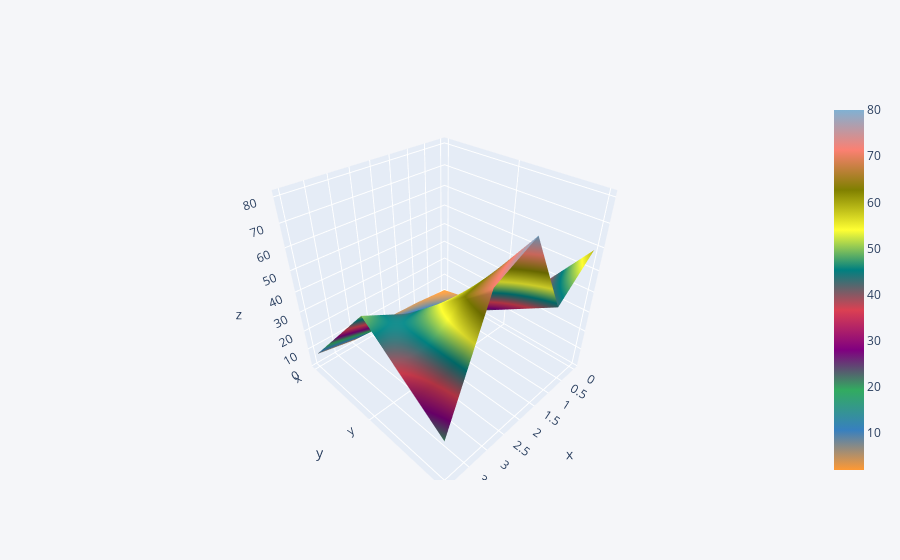

The notebook cell this image was saved under:
### Code cell
df3.iplot(kind='surface')

### Figure 1 — Plotly figure (JSON) as saved in the notebook; plotly's stock layout.template omitted (floating-point values rounded to 4 significant figures)
{"data": [{"colorscale": [[0, "rgb(255, 153, 51)"], [0.1111, "rgb(55, 128, 191)"], [0.2222, "rgb(50, 171, 96)"], [0.3333, "rgb(128, 0, 128)"], [0.4444, "rgb(219, 64, 82)"], [0.5556, "rgb(0, 128, 128)"], [0.6667, "rgb(255, 255, 51)"], [0.7778, "rgb(128, 128, 0)"], [0.8889, "rgb(251, 128, 114)"], [1, "rgb(128, 177, 211)"]], "type": "surface", "x": [0, 1, 2, 3, 4], "y": ["x", "y", "z"], "z": [[2, 4, 5, 3, 7], [10, 20, 30, 40, 50], [59, 43, 80, 71, 21]]}], "layout": {"legend": {"bgcolor": "#F5F6F9", "font": {"color": "#4D5663"}}, "paper_bgcolor": "#F5F6F9", "plot_bgcolor": "#F5F6F9", "title": {"font": {"color": "#4D5663"}}, "xaxis": {"gridcolor": "#E1E5ED", "showgrid": true, "tickfont": {"color": "#4D5663"}, "title": {"font": {"color": "#4D5663"}, "text": ""}, "zerolinecolor": "#E1E5ED"}, "yaxis": {"gridcolor": "#E1E5ED", "showgrid": true, "tickfont": {"color": "#4D5663"}, "title": {"font": {"color": "#4D5663"}, "text": ""}, "zerolinecolor": "#E1E5ED"}}}
